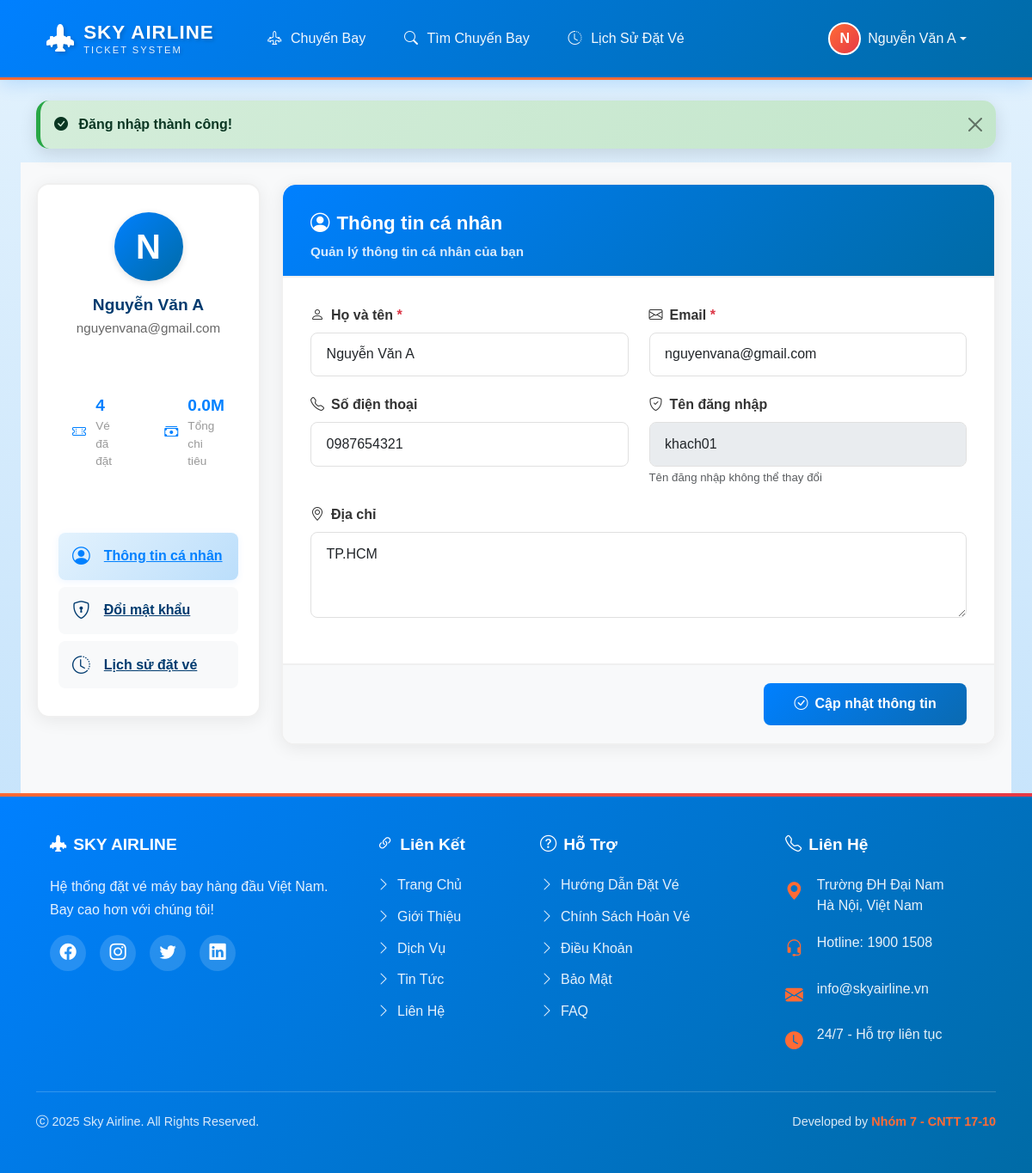
The app's page /khachhang/thongtin.php (signed in) with its own data.
### tables this page shows
CREATE TABLE IF NOT EXISTS `nguoidung` (
  `MaNguoiDung` int NOT NULL AUTO_INCREMENT,
  `TenDangNhap` varchar(50) NOT NULL,
  `MatKhau` varchar(255) NOT NULL,
  `VaiTro` enum('admin','khachhang') NOT NULL DEFAULT 'khachhang',
  `Email` varchar(100) NOT NULL,
  `HoTen` varchar(100) NOT NULL,
  `SoDienThoai` varchar(15) DEFAULT NULL,
  `DiaChi` text,
  `NgayTao` datetime DEFAULT CURRENT_TIMESTAMP,
  `TrangThai` enum('hoatdong','khoa') DEFAULT 'hoatdong',
  PRIMARY KEY (`MaNguoiDung`),
  UNIQUE KEY `TenDangNhap` (`TenDangNhap`),
  UNIQUE KEY `Email` (`Email`),
  KEY `idx_tendangnhap` (`TenDangNhap`),
  KEY `idx_email` (`Email`)
);

### config.php (called while the page is built, shortened)
<?php
$servername = "localhost";
$username = "root";
$password = "";
$dbname = "QLVeMayBay";
$conn = new mysqli($servername, $username, $password, $dbname);
$conn->set_charset("utf8mb4");
function fetch_one($sql) {
    global $conn;
    $result = $conn->query($sql);
    return $result ? $result->fetch_assoc() : null;
}
?>

### khachhang/thongtin.php (the view, shortened to what this page needs)
<?php
require_once '../config.php';
$manguoidung = $_SESSION['MaNguoiDung'];
$user = fetch_one("SELECT * FROM NguoiDung WHERE MaNguoiDung = $manguoidung");
$tongVeDat = fetch_one("SELECT COUNT(*) as total FROM DatVe WHERE MaNguoiDung = $manguoidung")['total'];
$tongTienChi = fetch_one("SELECT SUM(TongTien) as total FROM DatVe WHERE MaNguoiDung = $manguoidung AND TrangThai = 'hoanthanh'")['total'] ?? 0;
require_once '../header.php';
?>
<div class="profile-page">
    <div class="container py-4">
        <div class="row">
            <div class="col-lg-3 mb-4">
                <div class="profile-sidebar">
                    <div class="profile-avatar">
                        <div class="avatar-circle">
                            <?php echo strtoupper(substr($user['HoTen'], 0, 1)); ?>
                        </div>
                        <h5 class="user-name"><?php echo $user['HoTen']; ?></h5>
                        <p class="user-email"><?php echo $user['Email']; ?></p>
                    </div>
                    <div class="profile-stats">
                        <div class="stat-item">
                            <i class="bi bi-ticket-perforated"></i>
                            <div class="stat-info">
                                <div class="stat-value"><?php echo $tongVeDat; ?></div>
                                <div class="stat-label">Vé đã đặt</div>
                            </div>
                        </div>
                        <div class="stat-item">
                            <i class="bi bi-cash-stack"></i>
                            <div class="stat-info">
                                <div class="stat-value"><?php echo number_format($tongTienChi / 1000000, 1); ?>M</div>
                                <div class="stat-label">Tổng chi tiêu</div>
                            </div>
                        </div>
                    </div>
                    <div class="profile-menu">
                        <a href="#thong-tin" class="menu-item active" data-tab="thong-tin">
                            <i class="bi bi-person-circle"></i>
                            <span>Thông tin cá nhân</span>
                        </a>
                        <a href="#doi-mat-khau" class="menu-item" data-tab="doi-mat-khau">
                            <i class="bi bi-shield-lock"></i>
                            <span>Đổi mật khẩu</span>
                        </a>
                        <a href="lichsu.php" class="menu-item">
                            <i class="bi bi-clock-history"></i>
                            <span>Lịch sử đặt vé</span>
                        </a>
                    </div>
                </div>
            </div>
            <div class="col-lg-9">
                <div class="tab-content active" id="tab-thong-tin">
                    <div class="profile-card">
                        <div class="card-header">
                            <h4 class="card-title">
                                <i class="bi bi-person-circle me-2"></i>Thông tin cá nhân
                            </h4>
                            <p class="card-subtitle">Quản lý thông tin cá nhân của bạn</p>
                        </div>
                        <form method="POST" action="">
                            <div class="card-body">
                                <div class="row">
                                    <div class="col-md-6">
                                        <div class="form-group">
                                            <label class="form-label">
                                                <i class="bi bi-person me-2"></i>Họ và tên <span class="text-danger">*</span>
                                            </label>
                                            <input type="text" class="form-control" name="hoten"
                                                   value="<?php echo $user['HoTen']; ?>" required>
                                        </div>
                                    </div>
                                    <div class="col-md-6">
                                        <div class="form-group">
                                            <label class="form-label">
                                                <i class="bi bi-envelope me-2"></i>Email <span class="text-danger">*</span>
                                            </label>
                                            <input type="email" class="form-control" name="email"
                                                   value="<?php echo $user['Email']; ?>" required>
                                        </div>
                                    </div>
                                    <div class="col-md-6">
                                        <div class="form-group">
                                            <label class="form-label">
                                                <i class="bi bi-telephone me-2"></i>Số điện thoại
                                            </label>
                                            <input type="tel" class="form-control" name="sdt"
                                                   value="<?php echo $user['SoDienThoai']; ?>"
                                                   placeholder="0901234567">
                                        </div>
                                    </div>
                                    <div class="col-md-6">
                                        <div class="form-group">
                                            <label class="form-label">
                                                <i class="bi bi-shield-check me-2"></i>Tên đăng nhập
                                            </label>
                                            <input type="text" class="form-control"
                                                   value="<?php echo $user['TenDangNhap']; ?>" disabled>
                                            <small class="text-muted">Tên đăng nhập không thể thay đổi</small>
                                        </div>
                                    </div>
                                    <div class="col-12">
                                        <div class="form-group">
                                            <label class="form-label">
                                                <i class="bi bi-geo-alt me-2"></i>Địa chỉ
                                            </label>
                                            <textarea class="form-control" name="diachi" rows="3"
                                                      placeholder="Nhập địa chỉ của bạn"><?php echo $user['DiaChi']; ?></textarea>
                                        </div>
                                    </div>
                                </div>
                            </div>
                            <div class="card-footer">
                                <button type="submit" name="cap_nhat" class="btn btn-primary">
                                    <i class="bi bi-check-circle me-2"></i>Cập nhật thông tin
                                </button>
                            </div>
                        </form>
                    </div>
                </div>
            </div>
        </div>
    </div>
</div>
<?php require_once '../footer.php'; ?>

### assets/css/style.css (style rules this page uses)
:root { --sky-blue: #0080FF; --ocean-blue: #006BA6; --sunset-orange: #FF6B35; --cloud-white: #FFFFFF; --flight-red: #E63946; --light-gray: #F5F7FA; --dark-blue: #003B6F; --primary-gradient: linear-gradient(135deg, #0080FF 0%, #006BA6 100%); --sunset-gradient: linear-gradient(135deg, #FF6B35 0%, #E63946 100%); --sky-gradient: linear-gradient(to bottom, #E3F2FD 0%, #BBDEFB 100%); }
* { margin: 0; padding: 0; box-sizing: border-box; }
body { font-family: "Be Vietnam Pro", sans-serif; background: var(--sky-gradient); min-height: 100vh; display: flex; flex-direction: column; }
.stat-item { padding: 2rem 1rem; }
.stat-label { color: #666; font-size: 1rem; font-weight: 500; }
.btn { border-radius: 12px; padding: 0.7rem 1.8rem; font-weight: 600; transition: all 0.3s ease; border: none; }
.btn-primary { background: var(--primary-gradient); color: white; border: none; }
.card-header { background: var(--primary-gradient); color: white; border-radius: 15px 15px 0 0 !important; font-weight: 600; padding: 1rem 1.5rem; }
.form-control, .form-select { border-radius: 10px; border: 2px solid #e0e0e0; padding: 0.7rem 1rem; transition: all 0.3s ease; }
.form-label { font-weight: 500; color: var(--dark-blue); }

### assets/css/khachhang.css (style rules this page uses)
.profile-page { min-height: calc(100vh - 200px); background: #f8f9fa; }
.profile-sidebar { background: white; border-radius: 15px; padding: 2rem 1.5rem; box-shadow: 0 4px 20px rgba(0, 0, 0, 0.07); border: 2px solid #f0f0f0; text-align: center; }
.profile-avatar { margin-bottom: 2rem; }
.avatar-circle { width: 80px; height: 80px; background: linear-gradient(135deg, #0080FF 0%, #006BA6 100%); color: white; border-radius: 50%; font-size: 2.5rem; font-weight: 700; display: flex; justify-content: center; align-items: center; margin: 0 auto 1rem; box-shadow: 0 2px 8px rgba(0,0,0,.12); }
.user-name { font-size: 1.2rem; font-weight: 600; margin-bottom: 0.3rem; color: #003B6F; }
.user-email { color: #666; font-size: 0.95rem; margin-bottom: 1rem; }
.profile-stats { display: flex; gap: 1.5rem; justify-content: center; margin-bottom: 1rem; }
.stat-item { display: flex; align-items: center; gap: 0.7rem; color: #0080FF; }
.stat-item .stat-info { text-align: left; }
.stat-value { font-size: 1.2rem; font-weight: 700; }
.stat-label { font-size: 0.85rem; color: #999; }
.profile-menu { display: flex; flex-direction: column; gap: 0.5rem; margin-top: 2.5rem; }
.menu-item { background: #f8f9fa; border-radius: 8px; padding: 0.75rem 1rem; font-weight: 600; text-align: left; color: #003B6F; display: flex; align-items: center; gap: 1rem; transition: all 0.2s; border: none; }
.menu-item.active, .menu-item:hover { background: linear-gradient(135deg, #e3f2fd 0%, #bbdefb 100%); color: #0080FF; box-shadow: 0 2px 8px rgba(0,128,255,.07); }
.menu-item i { font-size: 1.3rem; }
.profile-card { background: white; border-radius: 15px; box-shadow: 0 4px 20px rgba(0,0,0,0.07); border: 2px solid #f0f0f0; margin-bottom: 2rem; overflow: hidden; }
.card-header { padding: 2rem 2rem 1rem 2rem; border-bottom: 2px solid #f0f0f0; }
.card-title { font-size: 1.3rem; font-weight: 700; color: #003B6F; }
.card-subtitle { font-size: 0.95rem; color: #999; }
.card-body { padding: 2rem; }
.card-footer { padding: 1.3rem 2rem; border-top: 2px solid #f0f0f0; background: #f8f9fa; text-align: right; }
.profile-card .form-group { margin-bottom: 1.3rem; }
.profile-card .form-label { font-weight: 600; color: #333; }
.profile-card input.form-control, .profile-card textarea.form-control { border-radius: 8px; font-size: 1rem; padding: 0.8rem 1.1rem; border: 1.5px solid #e0e0e0; transition: border-color 0.2s; }
.profile-card .btn { font-weight: 600; border-radius: 8px; padding: 0.8rem 2.2rem; transition: all 0.2s; }
.profile-card .btn-primary { background: linear-gradient(135deg, #0080FF 0%, #0A6AB1 100%); border: none; }
.profile-card small { color: #999; font-size: 0.83rem; }
.tab-content { display: none; }
.tab-content.active { display: block; }

### khachhang/thongtin.php (style rules this page uses)
.profile-card .card-header { background: linear-gradient(135deg, #0080FF 0%, #006BA6 100%); color: white !important; }
.profile-card .card-header .card-title { color: white !important; font-size: 1.4rem; font-weight: 700; margin-bottom: 0.5rem; }
.profile-card .card-header .card-subtitle { color: rgba(255, 255, 255, 0.85) !important; font-size: 0.95rem; margin: 0; }
.profile-card .card-header i { color: white !important; }

### records on screen
nguoidung: HoTen "N", HoTen "Nguyễn Văn A", Email "nguyenvana@gmail.com", hoten "Nguyễn Văn A", email "nguyenvana@gmail.com", sdt "0987654321", TenDangNhap "khach01", diachi "TP.HCM"

### other values on screen
mb_substr($_SESSION['HoTen'], 0, 1, 'UTF-8') "N"
$_SESSION['HoTen'] "Nguyễn Văn A"
$msg['message'] "Đăng nhập thành công!"
$tongVeDat "4"
$tongTienChi / 1000000 "0.0"
